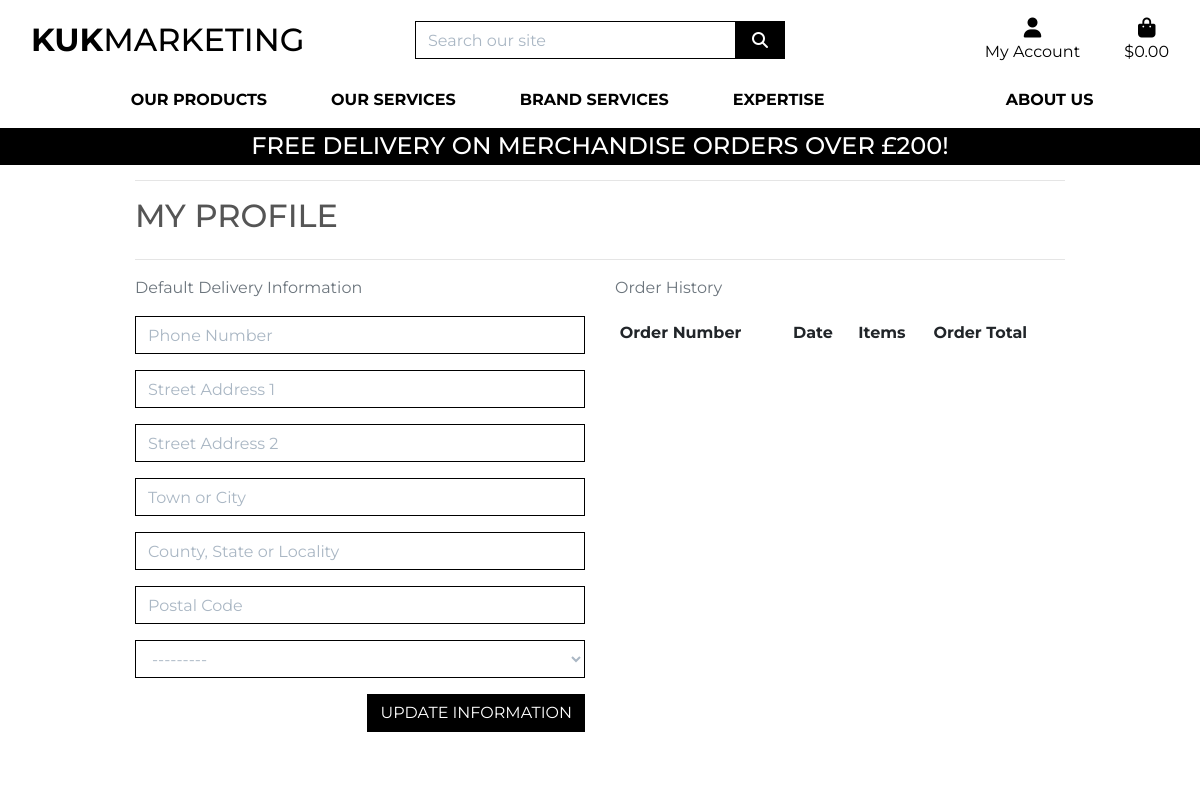
/profile/ (signed in), run on an earlier commit of the app's database.
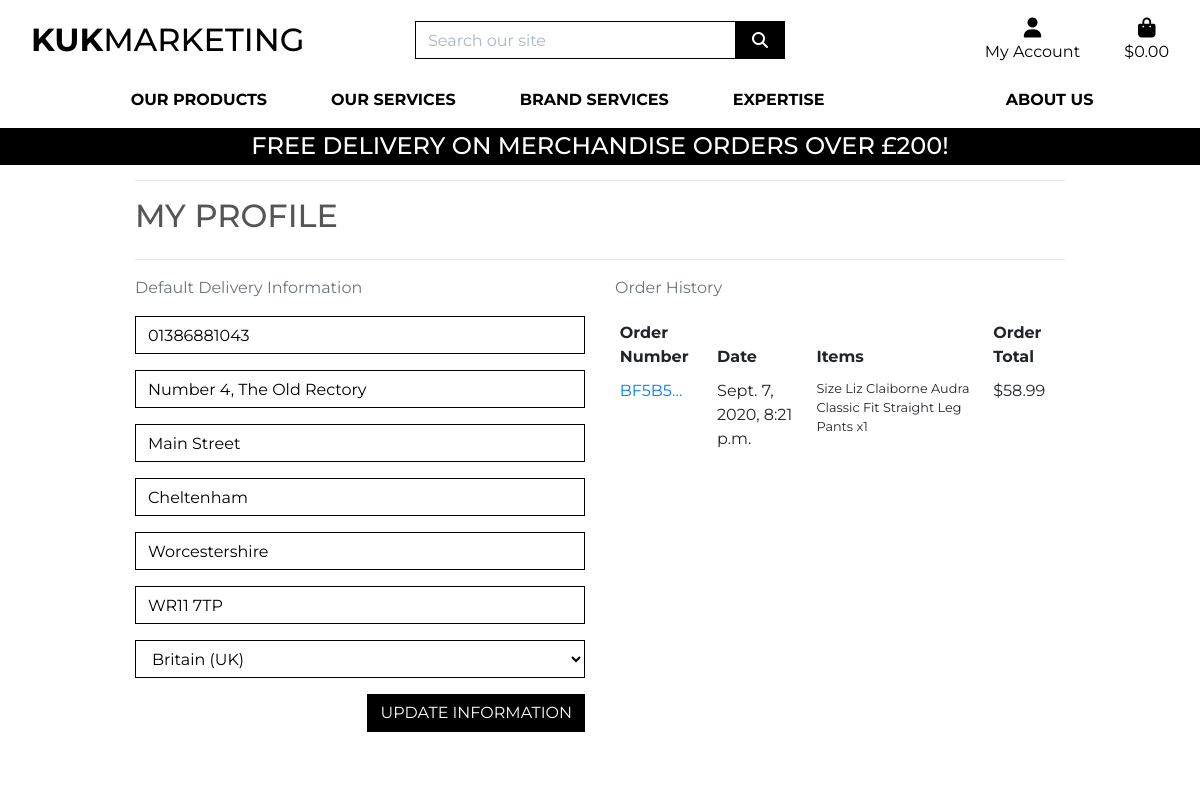
And on a later commit of the database.
### profiles/models.py (models this page shows, shortened)
class UserProfile(models.Model):
    user = models.OneToOneField(User, on_delete=models.CASCADE)
    default_phone_number = models.CharField(max_length=20, null=True, blank=True)
    default_street_address1 = models.CharField(max_length=80, null=True, blank=True)
    default_street_address2 = models.CharField(max_length=80, null=True, blank=True)
    default_town_or_city = models.CharField(max_length=40, null=True, blank=True)
    default_county = models.CharField(max_length=80, null=True, blank=True)
    default_postcode = models.CharField(max_length=20, null=True, blank=True)
    default_country = CountryField(blank_label='Country', null=True, blank=True)

### checkout/models.py (models this page shows, shortened)
class Order(models.Model):
    order_number = models.CharField(max_length=32, null=False, editable=False)
    user_profile = models.ForeignKey(UserProfile, on_delete=models.SET_NULL,
                                     null=True, blank=True, related_name='orders')
    full_name = models.CharField(max_length=50, null=False, blank=False)
    email = models.EmailField(max_length=254, null=False, blank=False)
    phone_number = models.CharField(max_length=20, null=False, blank=False)
    country = CountryField(blank_label='Country *', null=False, blank=False)
    postcode = models.CharField(max_length=20, null=True, blank=True)
    town_or_city = models.CharField(max_length=40, null=False, blank=False)
    street_address1 = models.CharField(max_length=80, null=False, blank=False)
    street_address2 = models.CharField(max_length=80, null=True, blank=True)
    county = models.CharField(max_length=80, null=True, blank=True)
    date = models.DateTimeField(auto_now_add=True)
    delivery_cost = models.DecimalField(max_digits=6, decimal_places=2, null=False, default=0)
    order_total = models.DecimalField(max_digits=10, decimal_places=2, null=False, default=0)
    grand_total = models.DecimalField(max_digits=10, decimal_places=2, null=False, default=0)
    original_bag = models.TextField(null=False, blank=False, default='')
    stripe_pid = models.CharField(max_length=254, null=False, blank=False, default='')

class OrderLineItem(models.Model):
    order = models.ForeignKey(Order, null=False, blank=False, on_delete=models.CASCADE, related_name='lineitems')
    product = models.ForeignKey(Product, null=False, blank=False, on_delete=models.CASCADE)
    product_size = models.CharField(max_length=2, null=True, blank=True) # XS, S, M, L, XL
    quantity = models.IntegerField(null=False, blank=False, default=0)
    lineitem_total = models.DecimalField(max_digits=6, decimal_places=2, null=False, blank=False, editable=False)

### products/models.py (models this page shows, shortened)
class Product(models.Model):
    category = models.ForeignKey('Category', null=True, blank=True, on_delete=models.SET_NULL)
    sku = models.CharField(max_length=254, null=True, blank=True)
    name = models.CharField(max_length=254)
    description = models.TextField()
    has_sizes = models.BooleanField(default=False, null=True, blank=True)
    price = models.DecimalField(max_digits=6, decimal_places=2)
    rating = models.DecimalField(max_digits=6, decimal_places=2, null=True, blank=True)
    image_url = models.URLField(max_length=1024, null=True, blank=True)
    image = models.ImageField(null=True, blank=True)

### profiles/views.py (the view)
# urls.py: path('profile/', include('profiles.urls')),
@login_required
def profile(request):
    profile = get_object_or_404(UserProfile, user=request.user)
    if request.method == 'POST':
        form = UserProfileForm(request.POST, instance=profile)
        if form.is_valid():
            form.save()
            messages.success(request, 'Profile updated successfully')
        else:
            messages.error(request, 'Update failed. Please ensure the form is valid.')
    else:
        form = UserProfileForm(instance=profile)
    orders = profile.orders.all()
    template = 'profiles/profile.html'
    context = {
        'form': form,
        'orders': orders,
        'on_profile_page': True
    }
    return render(request, template, context)

### bag/contexts.py (called while the page is built, shortened)
def bag_contents(request):
    bag_items = []
    total = 0
    product_count = 0
    bag = request.session.get('bag', {})
    if total < settings.FREE_DELIVERY_THRESHOLD:
        delivery = total * Decimal(settings.STANDARD_DELIVERY_PERCENTAGE / 100)
        free_delivery_delta = settings.FREE_DELIVERY_THRESHOLD - total
    else:
        delivery = 0
        free_delivery_delta = 0
    grand_total = delivery + total
    context = {
        'bag_items': bag_items,
        'total': total,
        'product_count': product_count,
        'delivery': delivery,
        'free_delivery_delta': free_delivery_delta,
        'free_delivery_threshold': settings.FREE_DELIVERY_THRESHOLD,
        'grand_total': grand_total,
    }
    return context

### profiles/templates/profiles/profile.html (shortened to what this page needs)
{% extends "base.html" %}
{% load static %}
{% block extra_css %}
    <link rel="stylesheet" href="{% static 'profiles/css/profile.css' %}">
{% endblock %}
{% block page_header %}
    <div class="container header-container">
    </div>
{% endblock %}
{% block content %}
    <div class="overlay"></div>
    <div class="container">
        <div class="row">
            <div class="col">
                <hr>
                <h2 class="logo-font mb-4">My Profile</h2>
                <hr>
            </div>
        </div>
        <div class="row">
            <div class="col-12 col-lg-6">
                <p class="text-muted">Default Delivery Information</p>
                <form class="mt-3" action="{% url 'profile' %}" method="POST" id="profile-update-form">
                    {{ form|crispy }}
                    <button class="btn btn-black rounded-0 text-uppercase float-right">Update Information</button>
                </form>
            </div>
            <div class="col-12 col-lg-6">
                <p class="text-muted">Order History</p>
                <div class="order-history table-responsive">
                    <table class="table table-sm table-borderless">
                        <thead>
                            <tr>
                                <th>Order Number</th>
                                <th>Date</th>
                                <th>Items</th>
                                <th>Order Total</th>
                            </tr>
                        </thead>
                        <tbody>
                            {% for order in orders %}
                                <tr>
                                    <td>
                                        <a href="{% url 'order_history' order.order_number %}"
                                        title="{{ order.order_number }}">
                                            {{ order.order_number|truncatechars:6 }}
                                        </a>
                                    </td>
                                    <td>{{ order.date }}</td>
                                    <td>
                                        <ul class="list-unstyled">
                                            {% for item in order.lineitems.all %}
                                                <li class="small">
                                                    {% if item.product.has_sizes %}
                                                        Size {{ item.product.size|upper }}
                                                    {% endif %}{{ item.product.name }} x{{ item.quantity }}
                                                </li>
                                            {% endfor %}
                                        </ul>
                                    </td>
                                    <td>${{ order.grand_total }}</td>
                                </tr>
                            {% endfor %}
                        </tbody>
                    </table>
                </div>
            </div>
        </div>
{% endblock %}

What changed in the data, as far as the page shows it:
changed UserProfile: default_phone_number (not shown) → "01386881043"; default_street_address1 (not shown) → "Number 4, The Old Rectory"; default_street_address2 (not shown) → "Main Street"; default_town_or_city (not shown) → "Cheltenham"; default_county (not shown) → "Worcestershire"; default_postcode (not shown) → "WR11 7TP"; default_country "---------" → "Britain (UK)"
added Order: order_number "BF5B5…", date "Sept. 7, 2020, 8:21 p.m.", grand_total "58.99"
added OrderLineItem: product.name "Liz Claiborne Audra Classic Fit Straight Leg Pants", quantity "1"
